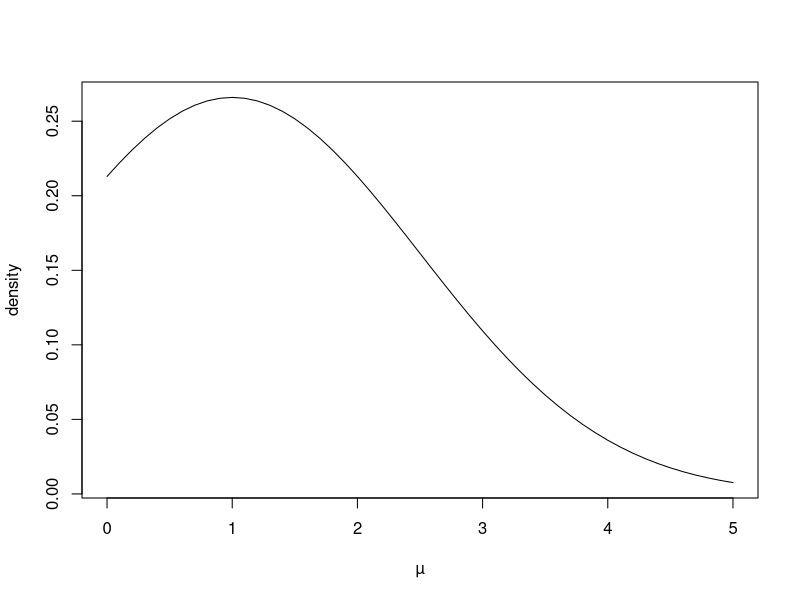
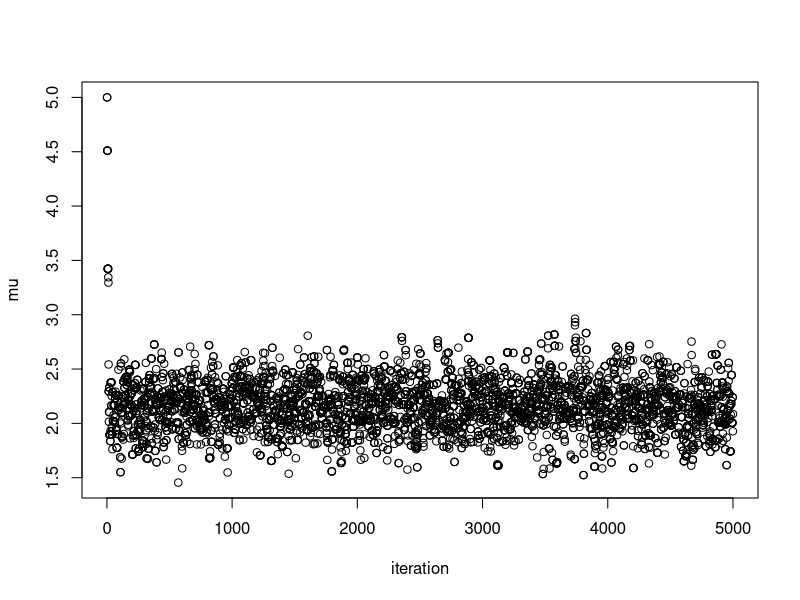
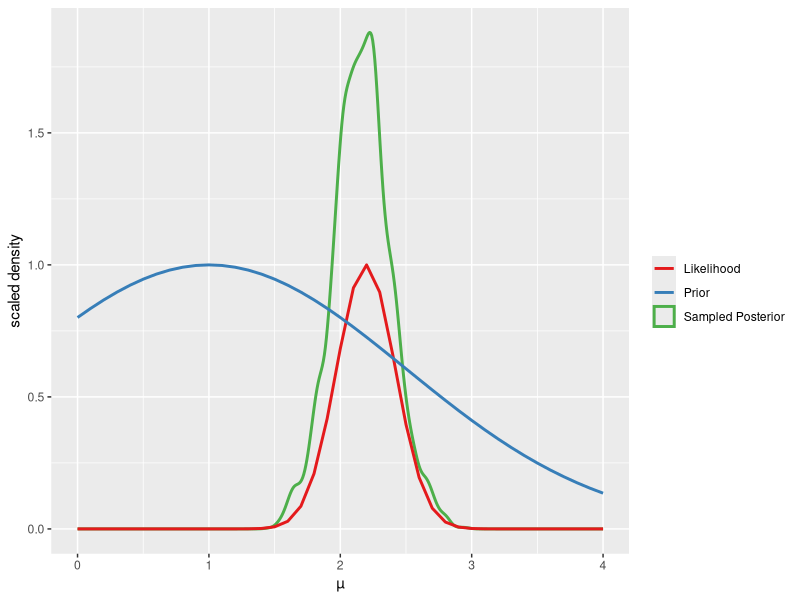

Here is the R script that generated these plots, in order:
## ---- chunk 1
knitr::opts_chunk$set(echo = TRUE, fig.width=5, fig.height=4)
## ---- chunk 2
library(ggplot2)
set.seed(2)
## ---- chunk 3
likelihood = function(data,mu){prod(dnorm(data,mu,1))}
## ---- chunk 4
data = rnorm(20,2,1)
## ---- chunk 5
# Set up prior
prior = function(mu){dnorm(mu,1,1.5)}

# Plot the prior
plot(seq(0,5,0.1),prior(seq(0,5,0.1)),type='l',xlab="µ", ylab="density")
## ---- chunk 6
mu.curr = 5 #start value for mu
proposaldist = function(paramval){rnorm(1,paramval,0.5)}
numsteps = 5000
samples = numeric(numsteps)
## ---- chunk 7
for(i in 1:numsteps){
  samples[i] = mu.curr
  mu.next = proposaldist(mu.curr)
  
  probcurr = likelihood(data,mu.curr)*prior(mu.curr)
  probnext = likelihood(data,mu.next)*prior(mu.next)
  
  acceptratio = probnext/probcurr
  
  if(acceptratio >= 1){
    mu.curr = mu.next
  } else if(runif(1)<acceptratio){
      mu.curr = mu.next
  }
  
  # A little side note, if acceptratio >=1 then runif will always be less, so we can simplify the above like this:
  # if(runif(1)<acceptratio){mu.curr = mu.next}
  # This is only one line, although now we're doing an runif on every run (not clear if that's faster/slower than the above code)
  
}

## ---- chunk 8
plot(1:numsteps,samples, xlab='iteration',ylab='mu')
## ---- chunk 9

# take just the later part of the chain, after burn-in
posteriorsample = samples[500:numsteps]

# set up the prior & likelihood for line-plotting 
# (also re-scale them so they're on similar y-axis scales)

paramvalslist = seq(0,4,0.1) # parameter values list

#corresponding prior values
priorlist = prior(paramvalslist)
priorlist = priorlist/max(priorlist)

#likelihood values
likelihoodlist = numeric(length(paramvalslist))
for(i in 1:length(paramvalslist)){likelihoodlist[i] = likelihood(data,paramvalslist[i])}
likelihoodlist = likelihoodlist/max(likelihoodlist)

# This is the dataframe we'll use for ggplot
plotdata = data.frame(paramvalslist,priorlist,likelihoodlist)

ggplot(plotdata) + 
  geom_density(data=as.data.frame(posteriorsample),aes(posteriorsample, color='Sampled Posterior'),size=1) +
  geom_line(aes(paramvalslist,likelihoodlist, color='Likelihood'),size=1) + 
  geom_line(aes(paramvalslist,priorlist, color='Prior'),size=1) + 
  labs(x="µ", y="scaled density") + guides(color = guide_legend('')) + 
  scale_colour_brewer(palette = "Set1")

